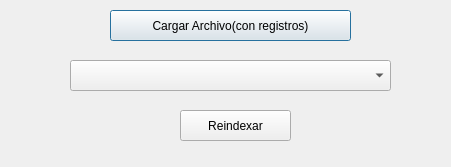
<?xml version="1.0" encoding="UTF-8"?>
<ui version="4.0">
 <class>reindexar</class>
 <widget class="QDialog" name="reindexar">
  <property name="geometry">
   <rect>
    <x>0</x>
    <y>0</y>
    <width>451</width>
    <height>167</height>
   </rect>
  </property>
  <property name="windowTitle">
   <string>Dialog</string>
  </property>
  <widget class="QPushButton" name="pushButton">
   <property name="geometry">
    <rect>
     <x>110</x>
     <y>10</y>
     <width>241</width>
     <height>31</height>
    </rect>
   </property>
   <property name="text">
    <string>Cargar Archivo(con registros)</string>
   </property>
  </widget>
  <widget class="QComboBox" name="comboarchivos_reindexar">
   <property name="geometry">
    <rect>
     <x>70</x>
     <y>60</y>
     <width>321</width>
     <height>31</height>
    </rect>
   </property>
  </widget>
  <widget class="QPushButton" name="pushButton_2">
   <property name="geometry">
    <rect>
     <x>180</x>
     <y>110</y>
     <width>111</width>
     <height>31</height>
    </rect>
   </property>
   <property name="text">
    <string>Reindexar</string>
   </property>
  </widget>
 </widget>
 <resources/>
 <connections/>
</ui>
